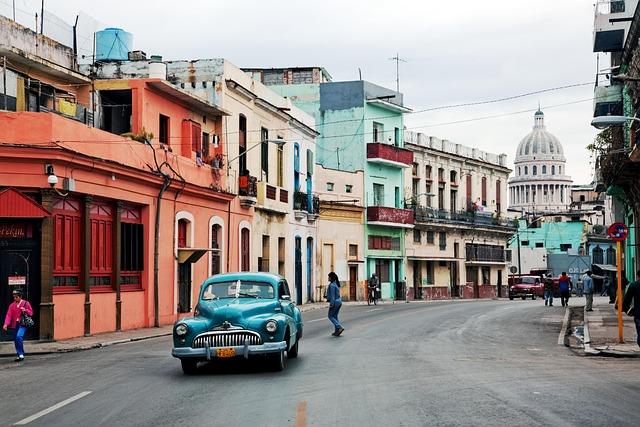
#> input picture images/cars.jpg, 640 x 427 px, found by its file name
$ python 14th_histograms.py
#> lines starting #> are read from the running program, lines starting #| are printed output that depends on the picture; after the words box and inside, x2 and y2 are one past the last pixel; in counts of white or black regions, pixels touching at a corner belong together
import cv2 as cv, numpy as np
import matplotlib.pyplot as plt

img = cv.imread('E:\OpenCV Image detections\images\cars.jpg')
#> img is the input picture: shape (427, 640, 3); mean B, G, R 136.9, 140.7, 149.5
cv.imshow('image', img)

gray = cv.cvtColor(img, cv.COLOR_BGR2GRAY)
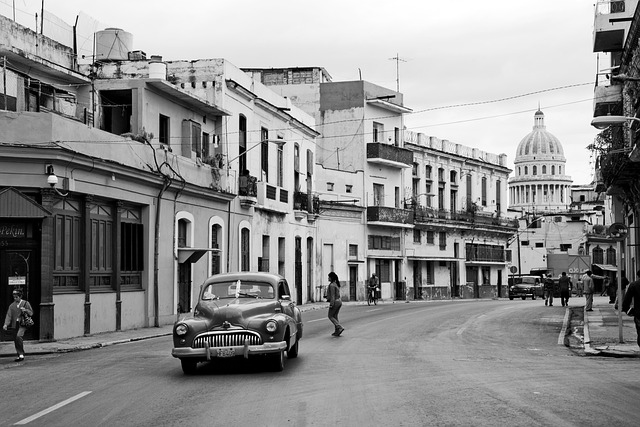
#> gray: shape (427, 640); min 0, max 255, mean 142.9
cv.imshow('gray', gray)

gray_hist = cv.calcHist([gray], [0], None,[256], [0,255] )
#> gray_hist = 256 values, max 2958 at index 243, min 0 at index 255, mean 1062.5

plt.title('Grayscale histograms')
plt.xlabel('bin')
plt.ylabel('# of pixel')
plt.grid()
plt.plot(gray_hist)
plt.show()
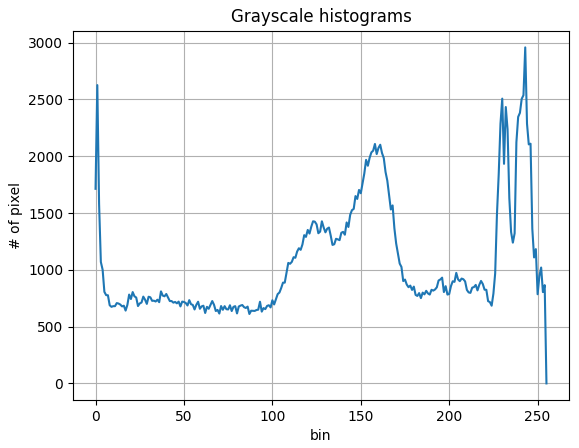
#> figure drawn by matplotlib, 1 panel; curve peaks at x = 243, y = 2958

#mask and histogram
blank = np.zeros((500,500), dtype='uint8')
circle = cv.circle(blank, (img.shape[1]//2, img.shape[0]//2), 100, (255,255,255), -1)
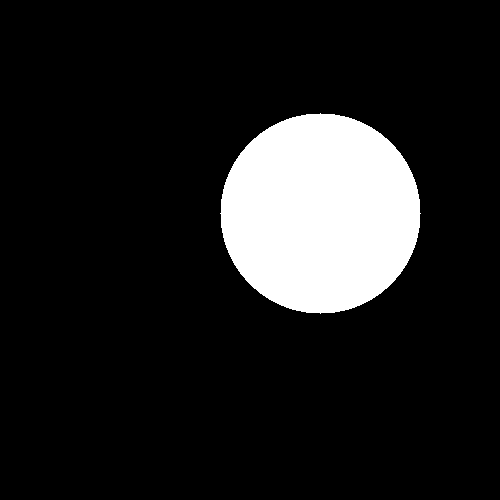
#> blank: shape (500, 500); 12.6% white; 1 white region, box (x1, y1, x2, y2) and area: (220, 113, 421, 314) 31417
cv.imshow('circle', circle)

cv.waitKey(0)
